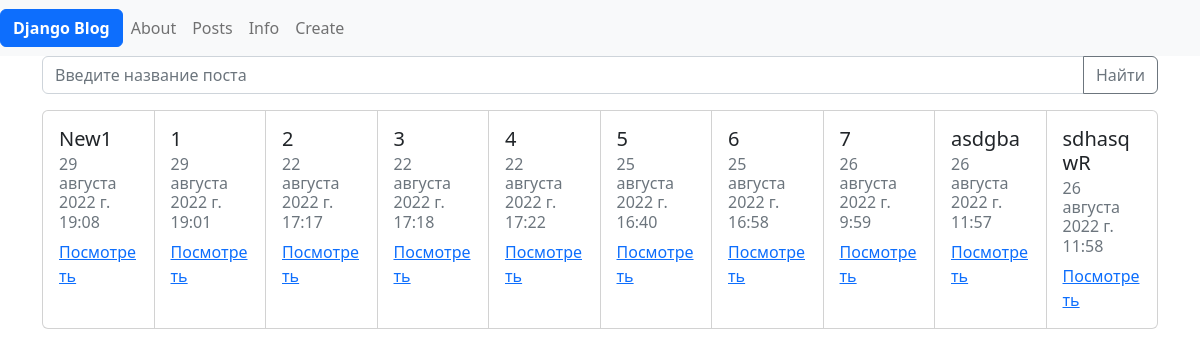
/posts/, run on an earlier commit of the app's database.
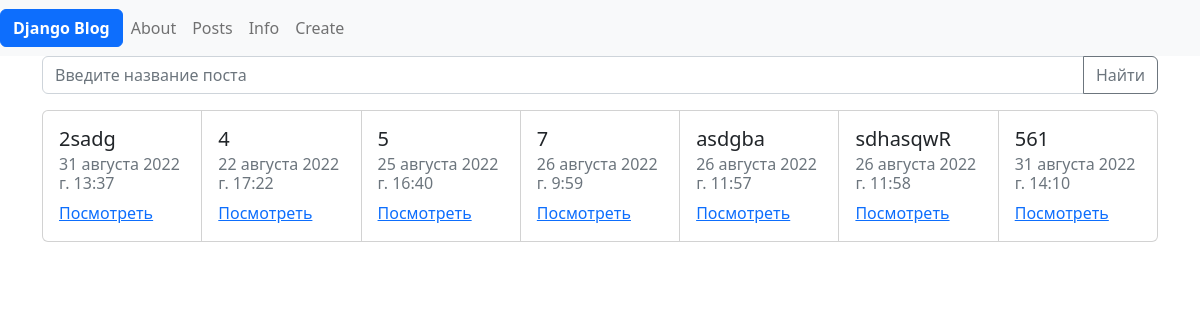
And on a later commit of the database.
### posts/models.py (models this page shows)
class Post(models.Model):
    title = models.CharField(max_length=100)
    content = models.TextField()
    date = models.DateTimeField(default=datetime.datetime.now)
    user = models.ForeignKey(User, on_delete=models.SET_NULL, null=True)

### posts/views.py (the view)
# urls.py: path('', posts_views.show_posts),
def show_posts(request, post_id: str = None):
    if request.GET.get('search'):
        s = request.GET['search']
        posts_ = list(models.Post.objects.filter(title__contains=s))
        posts_ += list(models.Post.objects.filter(content__contains=s).exclude(title__contains=s))
    else:
        posts_ = models.Post.objects.all()
    return render(request, 'posts/posts.html', {'posts': posts_, 'search_str': request.GET.get('search', '')})

### templates/posts/posts.html (shortened to what this page needs)
{% extends 'posts/base.html' %}
{% load l10n %}
{% block content %}
<form method="get">
    <div class="input-group mb-3">
  <input name="search" type="text" class="form-control" placeholder="Введите название поста" aria-label="Имя пользователя получателя" aria-describedby="button-addon2">
  <button class="btn btn-outline-secondary" type="submit" id="button-addon2">Найти</button>
</div>
</form>
<div class="card-group">
    {% for post in posts %}
    <div class="card" style="width: 18rem;">
        <div class="card-body">
        <h5 class="card-title">{{  post.title }}</h5>
        <h6 class="card-subtitle mb-2 text-muted">{{ post.date}}</h6>
        <a href="{% url 'get_post' post.id %}" class="card-link">Посмотреть</a>
        </div>
     </div>
    {% endfor%}
</div>
{% endblock %}

### templates/posts/base.html (shortened to what this page needs)
<!doctype html>
<html lang="ru">
{% load l10n %}
  <head>
  {%  load static %}
        <link href="https://cdn.jsdelivr.net/npm/bootstrap@5.2.0/dist/css/bootstrap.min.css" rel="stylesheet">
  </head>
  <body>
    <nav class="navbar navbar-expand-md navbar-light bg-light">
        <a class="btn btn-primary" href="/">
            <strong>Django Blog</strong>
        </a>
        <div class="collapse navbar-collapse" id="navbarNav">
            <ul class="navbar-nav">
            <li class="nav-item active">
                <a class="nav-link" href="{% url 'url_to_about'%}">About</a>
            </li>
                <li class="nav-item active">
            <a class="nav-link" href="/posts">Posts</a>
        </li>
                <li class="nav-item active">
                <a class="nav-link" href="/info">Info</a>
                </li>
                <li class="nav-item active">
                <a class="nav-link" href="{% url 'url_to_create_post'%}">Create</a>
            </li>
            </ul>
        </div>
    </nav>
    <div class="container">
        {% block content %} {% endblock %}
    </div>
  </body>
</html>

What changed in the data, as far as the page shows it:
removed Post: title "New1", date "29 августа 2022 г. 19:08"
removed Post: title "1", date "29 августа 2022 г. 19:01"
removed Post: title "3", date "22 августа 2022 г. 17:18"
removed Post: title "6", date "25 августа 2022 г. 16:58"
changed Post: title "2" → "2sadg"; date "22 августа 2022 г. 17:17" → "31 августа 2022 г. 13:37"
added Post: title "561", date "31 августа 2022 г. 14:10"
